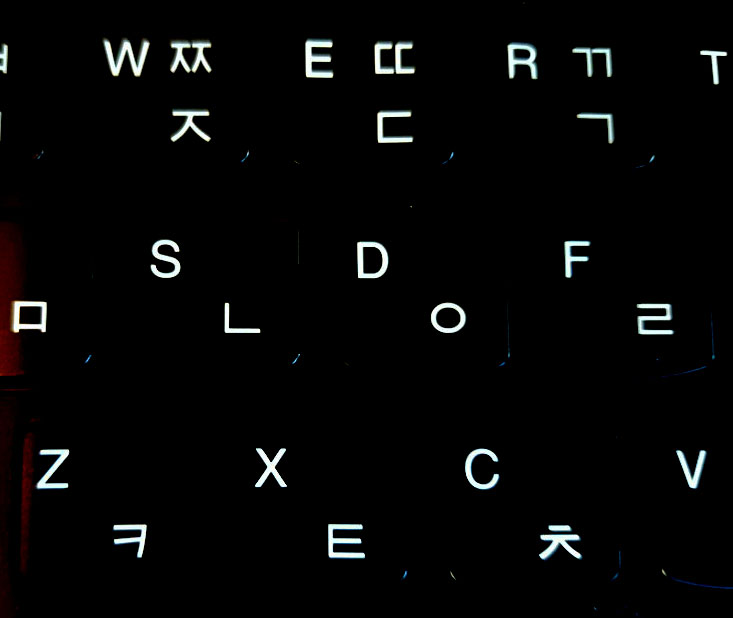
#> input picture comVision/images/word.jpg, 733 x 618 px
$ python labeling2.py
#> lines starting #> are read from the running program, lines starting #| are printed output that depends on the picture; after the words box and inside, x2 and y2 are one past the last pixel; in counts of white or black regions, pixels touching at a corner belong together
import sys
import numpy as np
import cv2

src = cv2.imread('./images/word.jpg', cv2.IMREAD_GRAYSCALE)
#> src: shape (618, 733); min 0, max 255, mean 6.6

if src is None:
    print('Image load failed!')
    sys.exit()

_, src_bin = cv2.threshold(src, 0, 255, cv2.THRESH_OTSU)
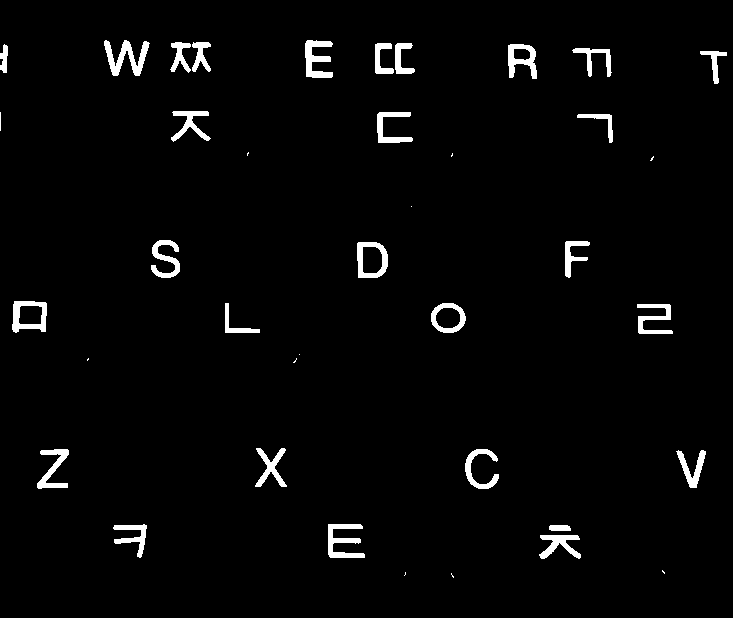
#> src_bin: shape (618, 733); 2.7% white; 39 white regions (11 under 20 px), largest, box (x1, y1, x2, y2) and area: (104, 40, 150, 76) 729, (328, 524, 365, 558) 626, (305, 40, 333, 78) 610

src_bin = cv2.morphologyEx(src_bin, cv2.MORPH_OPEN, None)
#> src_bin: shape (618, 733); 2.6% white; 28 white regions, largest, box (x1, y1, x2, y2) and area: (104, 40, 149, 76) 726, (328, 524, 365, 558) 624, (305, 40, 333, 78) 607

src_bin = cv2.morphologyEx(src_bin, cv2.MORPH_DILATE, None)
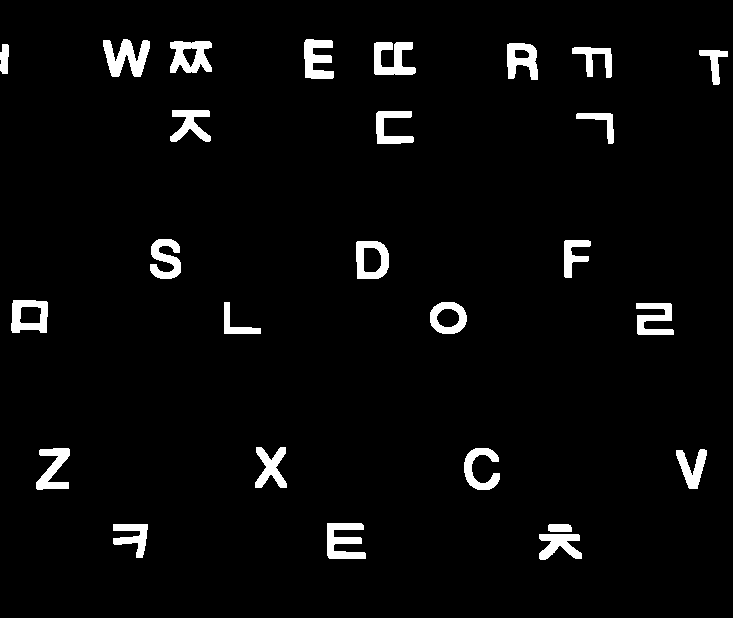
#> src_bin: shape (618, 733); 3.8% white; 26 white regions, largest, box (x1, y1, x2, y2) and area: (103, 39, 150, 77) 1038, (170, 41, 212, 73) 907, (327, 523, 366, 559) 886

# 전체 객체 개수 + 1, stats 행렬 (객체의 바운딩 박스 정보)
cnt, labels, stats, centroids = cv2.connectedComponentsWithStats(src_bin)
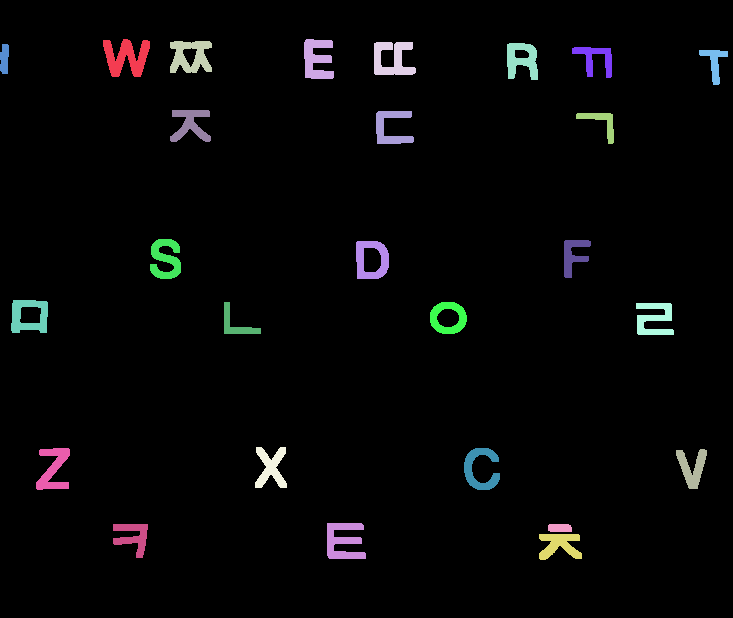
#> labels: shape (618, 733) int32; 27 distinct labels, from 0 to 26; one colour per label, 0 black
#> cnt = 27; stats = 27 rows, first 6: [0, 0, 733, 618, 435763], [103, 39, 47, 38, 1038], [304, 39, 30, 40, 821], [170, 41, 42, 32, 907], [374, 42, 42, 33, 885], [507, 43, 31, 37, 754]; centroids = 27 pairs, first value 4.08 to 714, second value 55.95 to 544.6

# 컬러 변환
dst = cv2.cvtColor(src_bin, cv2.COLOR_GRAY2BGR)


# 배경을 제외하기 위해서 1부터 시작
for i in range(1, cnt):
    # x, y, width, height, area(픽셀개수)
    (x, y, w, h, area) = stats[i]

    cv2.rectangle(dst, (x, y, w, h), (255, 0, 255), 2)
#> this loop made 26 passes
#> (x, y, w, h, area) on passes 1 to 12: (103, 39, 47, 38, 1038), (304, 39, 30, 40, 821), (170, 41, 42, 32, 907), (374, 42, 42, 33, 885), (507, 43, 31, 37, 754), (0, 44, 9, 30, 227), (572, 47, 40, 31, 559), (699, 50, 29, 35, 393), (170, 110, 41, 32, 698), (376, 111, 38, 33, 671), (576, 113, 38, 31, 390), (150, 239, 31, 40, 767)
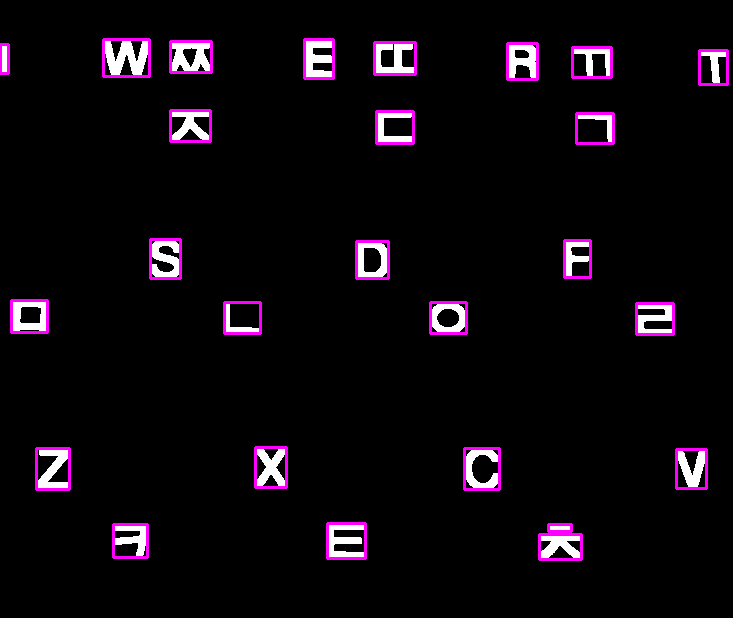
#> dst: shape (618, 733, 3); mean B, G, R 13.5, 7.7, 13.5

cv2.imshow('src', src)

cv2.imshow('dst', dst)
cv2.waitKey()
cv2.destroyAllWindows()
